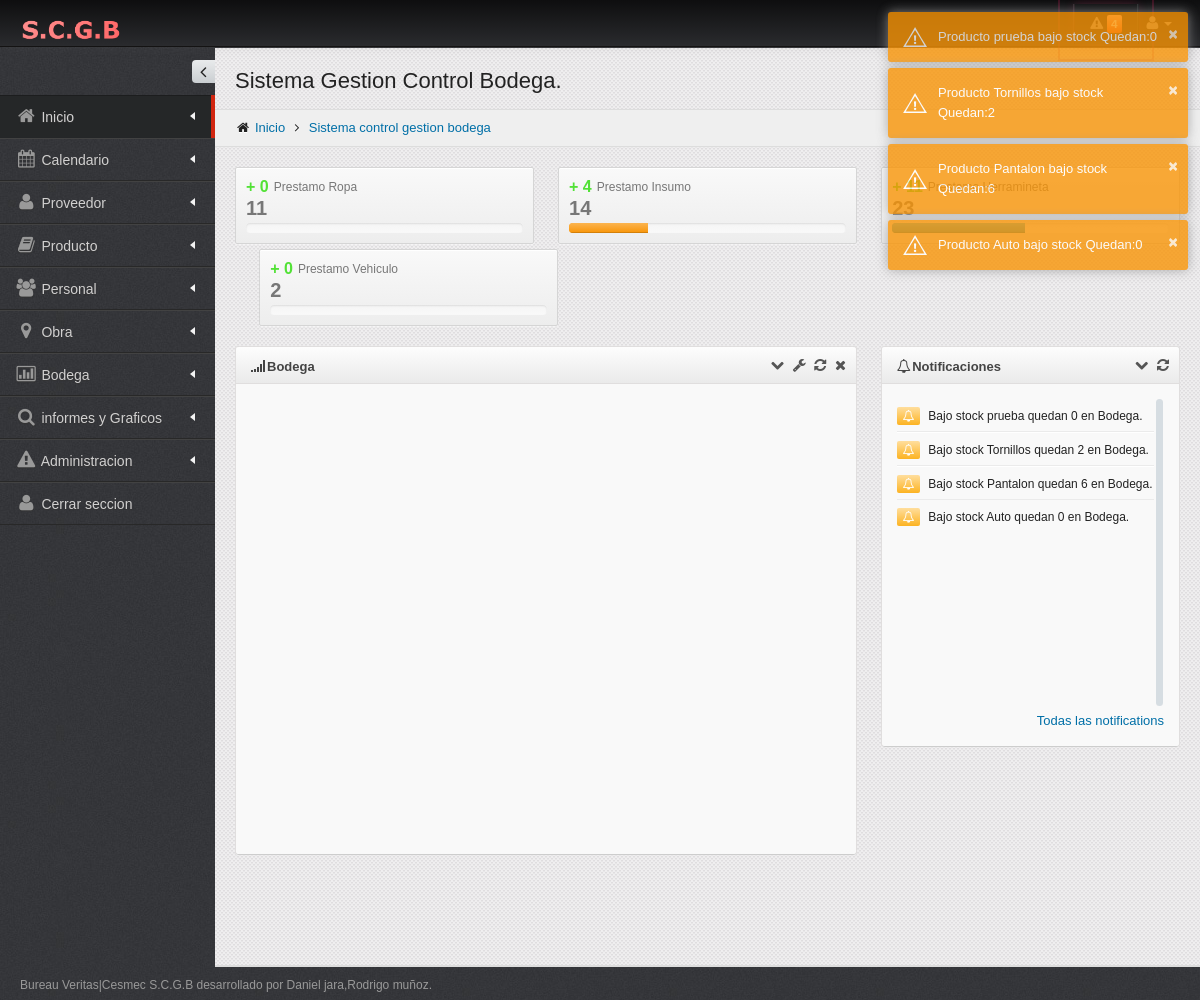
The page /inicio.php (signed in) on the database its author committed.
### tables this page shows
CREATE TABLE `permiso` (
  `CODIGOPERMISO` int(11) NOT NULL AUTO_INCREMENT,
  `PROVEEDOR` int(1) DEFAULT NULL,
  `PRODUCTO` int(1) DEFAULT NULL,
  `PERSONAL` int(1) DEFAULT NULL,
  `OBRA` int(1) DEFAULT NULL,
  `BODEGA` int(11) DEFAULT NULL,
  `INFORMEYGRAFICO` int(11) DEFAULT NULL,
  `ADMINISTRACION` int(11) DEFAULT NULL,
  PRIMARY KEY (`CODIGOPERMISO`)
);

CREATE TABLE `stock` (
  `CODIGOPRODUCTO` varchar(20) NOT NULL,
  `S_CANTIDAD` int(4) NOT NULL,
  `S_CANTIDADMINIMA` int(3) NOT NULL,
  PRIMARY KEY (`CODIGOPRODUCTO`),
  CONSTRAINT `FK_RELATIONSHIP_14` FOREIGN KEY (`CODIGOPRODUCTO`) REFERENCES `producto` (`CODIGOPRODUCTO`)
);

CREATE TABLE `producto` (
  `CODIGOPRODUCTO` varchar(20) NOT NULL,
  `P_NOMBRE` varchar(20) NOT NULL,
  `P_MARCA` varchar(20) NOT NULL,
  `P_MODELO` varchar(20) NOT NULL,
  `P_OBSERVACION` varchar(200) DEFAULT NULL,
  `P_IDENTIFICADOR` char(2) NOT NULL,
  `P_ESTADO` int(1) NOT NULL,
  PRIMARY KEY (`CODIGOPRODUCTO`)
);

### inicio.php (the view, shortened to what this page needs)
<?php @session_start();
include ("include/conectar.php");
$CODIGO= $_SESSION["PERMISO"];
?><!DOCTYPE html>
 <html lang="es">
<head>
   <link href="assets/plugins/bootstrap/css/bootstrap.min.css" rel="stylesheet" type="text/css"/>
   <link href="assets/plugins/bootstrap/css/bootstrap-responsive.min.css" rel="stylesheet" type="text/css"/>
   <link href="assets/plugins/font-awesome/css/font-awesome.css" rel="stylesheet" type="text/css"/>
   <link href="assets/css/style.css" rel="stylesheet" type="text/css"/>
   <link href="assets/css/style-responsive.css" rel="stylesheet" type="text/css"/>
   <link href="assets/css/themes/default.css" rel="stylesheet" type="text/css" id="style_color"/>
   <link href="Proyecto/assets/plugins/uniform/css/uniform.default.css" rel="stylesheet" type="text/css"/>
   <link rel="stylesheet" type="text/css" href="assets/plugins/chosen-bootstrap/chosen/chosen.css" />
   <link rel="stylesheet" href="assets/plugins/fancybox/source/jquery.fancybox.css"/>
   <link rel="stylesheet" href="assets/plugins/data-tables/DT_bootstrap.css" />
</head>
<body class="fixed-top">
<div id="header" class="navbar navbar-inverse navbar-fixed-top">
	  <div class="navbar-inner">
	    <div class="container-fluid">
	      <a class="brand" href="../inicio.php"> <img src="assets/img/logo.png" alt="Conquer" /> </a>
	      <div class="top-nav">
	        <?php $sql = "SELECT COUNT( p.P_NOMBRE )as NUMERO FROM producto p, stock s WHERE p.CODIGOPRODUCTO = s.CODIGOPRODUCTO AND p.P_ESTADO =1 AND s.S_CANTIDAD <= s.S_CANTIDADMINIMA ";
	$rs=mysql_query($sql,$conexion);
	while ($row=mysql_fetch_array($rs)){
              ?>
	        <ul class="nav pull-right" id="top_menu">
	          <li  class="dropdown-toggle" id="header_notification_bar"> <a id="pulsate-regular" class="dropdown-toggle" data-toggle="dropdown"> <i class="icon-warning-sign"></i> <span class="label label-important">
	            </span></a>
	                  <?=$row["NUMERO"]; }?>
              </li>
	          <li class="dropdown"> <a href="#" class="dropdown-toggle" data-toggle="dropdown"> <i class="icon-user"></i> <b class="caret"></b></a>
              </li>
            </ul>
          </div>
        </div>
      </div>
</div>
<div id="container" class="row-fluid">
		  <div id="sidebar" class="nav-collapse collapse">
		    <?
	$sql3 = "SELECT PROVEEDOR,PRODUCTO,PERSONAL,OBRA,BODEGA,INFORMEYGRAFICO,ADMINISTRACION from permiso WHERE CODIGOPERMISO= $CODIGO";
	$rs=mysql_query($sql3,$conexion);
	while ($row4=mysql_fetch_array($rs)){
  ?>
		    <div class="sidebar-toggler hidden-phone"></div>
		    <ul>
		      <li class="star active "> <a href="../inicio.php"> <i class="icon-home"></i> <span class="title ">Inicio</span> <span class="arrow "></span></a></li>
		      <li class=""> <a href="Calendario/calendario.php"> <i class="icon-calendar"></i> <span class="title">Calendario</span> <span class="arrow "></span></a></li>
		      <?php if($row4["PROVEEDOR"]==1){
		?>
		      <li class="has-sub "> <a href="javascript:;"> <i class="icon-user "></i> <span class="title" >Proveedor</span> <span class="arrow "></span></a>
	          </li>
		      <?php }
		if($row4["PRODUCTO"]==1){
		?>
		      <li class="has-sub "> <a href="javascript:;"> <i class="icon-book"></i> <span class="title">Producto</span> <span class="arrow"></span></a>
	          </li>
		      <?php }
		if($row4["PERSONAL"]==1){
		?>
		      <li class="has-sub"> <a href="javascript:;"> <i class="icon-group"></i> <span class="title">Personal</span> <span class="arrow "></span></a>
	          </li>
		      <?php }
		 if($row4["OBRA"]==1){
		?>
		      <li class="has-sub "> <a href="javascript:;"> <i class="icon-map-marker"></i> <span class="title">Obra</span> <span class="arrow "></span></a>
	          </li>
		      <?php }
	      if($row4["BODEGA"]==1){
		?>
		      <li class="has-sub  "> <a href="javascript:;"> <i class="icon-bar-chart"></i> <span class="title">Bodega</span> <span class="arrow "></span></a>
	          </li>
		      <?php }
	      if($row4["INFORMEYGRAFICO"]==1){
		?>
		      <li class="has-sub  "> <a href="javascript:;"> <i class="icon-search"></i> <span class="title">informes y Graficos</span> <span class="arrow "></span></a>
	          </li>
		      <?php }
 if($row4["ADMINISTRACION"]==1){
		?>
		      <li class="has-sub  "> <a href="javascript:;"> <i class="icon-warning-sign"></i> <span class="title">Administracion</span> <span class="arrow "></span></a>
	          </li>
		      <?php }
	}
		 ?>
		      <li class=""> <a href="logout.php"> <i class="icon-user"></i> <span class="title">Cerrar seccion</span></a></li>
	        </ul>
  </div>
<div id="body">
			<div class="container-fluid">
				<div class="row-fluid">
					<div class="span12">
<h3 class="page-title">
							Sistema Gestion Control Bodega.					  </h3>
						<ul class="breadcrumb">
							<li>
								<i class="icon-home"></i>
								<a href="#">Inicio</a>
								<i class="icon-angle-right"></i>							</li>
							<li><a href="#">Sistema control gestion bodega</a></li>
						</ul>
				  </div>
				</div>
				<div id="page" class="dashboard">
				  <div class="row-fluid stats-overview-cont">
						<div class="span2 responsive" data-tablet="span4" data-desktop="span2">
							<div class="stats-overview block clearfix">
								<div class="display stat good huge">
									<div class="percent"><?php $ropa2 = "SELECT sum(s_cantidad)as total FROM stock WHERE CODIGOPRODUCTO in (SELECT  CODIGOPRODUCTO FROM producto WHERE P_IDENTIFICADOR='R')";
									$ropa1 = "SELECT Count(CODIGOPRODUCTO)as totales  FROM detalle_prestamo WHERE CODIGOPRODUCTO in(SELECT  CODIGOPRODUCTO FROM producto WHERE P_IDENTIFICADOR='R')";
	$ropas1=mysql_query($ropa2,$conexion);
	$ropas2=mysql_query($ropa1,$conexion);
	while ($row1=mysql_fetch_array($ropas2)){ ?>+ <?php $numero1=$row1["totales"];
	echo $numero1;}?></div>
								</div>
								<div class="details">
									<div class="title">Prestamo Ropa</div>
									<div class="numbers"><?php
	while ($row2=mysql_fetch_array($ropas1)){ ?> <?php $ropaxx2=$row2["total"]; echo $ropaxx2;?> </div>
								</div>
								<div class="progress progress-info">
									<div class="bar" style="width:<?php echo ($numero1*100)/$ropaxx2; }?>% "></div>
								</div>
							</div>
						</div>
						<div class="span2 responsive" data-tablet="span4" data-desktop="span2">
                          <div class="stats-overview block clearfix">
                            <div class="display stat good huge">
                              <div class="percent">
                                <?php $ins2 = "SELECT sum(s_cantidad)as total FROM stock WHERE CODIGOPRODUCTO in (SELECT  CODIGOPRODUCTO FROM producto WHERE P_IDENTIFICADOR='I')";
									$ins1 = "SELECT Count(CODIGOPRODUCTO)as totales  FROM detalle_prestamo WHERE CODIGOPRODUCTO in(SELECT  CODIGOPRODUCTO FROM producto WHERE P_IDENTIFICADOR='I')";
	$inss1=mysql_query($ins2,$conexion);
	$inss2=mysql_query($ins1,$conexion);
	while ($in1=mysql_fetch_array($inss2)){ ?>
                                +
                                <?php $insumo1=$in1["totales"];
	echo $insumo1;}?>
                              </div>
                            </div>
                            <div class="details">
                              <div class="title">Prestamo Insumo</div>
                              <div class="numbers">
                                <?php
	while ($in2=mysql_fetch_array($inss1)){ ?>
                                <?php $insumo2=$in2["total"]; echo $insumo2;?>
                              </div>
                            </div>
                            <div class="progress progress-warning">
                              <div class="bar" style="width:<?php echo ($insumo1*100)/$insumo2; }?>% "></div>
                            </div>
                          </div>
					  </div>
						<div class="span2 responsive" data-tablet="span4" data-desktop="span2">
                          <div class="stats-overview block clearfix">
                            <div class="display stat good huge">
                              <div class="percent">
                                <?php $ropa2 = "SELECT sum(s_cantidad)as total FROM stock WHERE CODIGOPRODUCTO in (SELECT  CODIGOPRODUCTO FROM producto WHERE P_IDENTIFICADOR='H')";
									$ropa1 = "SELECT Count(CODIGOPRODUCTO)as totales  FROM detalle_prestamo WHERE CODIGOPRODUCTO in(SELECT  CODIGOPRODUCTO FROM producto WHERE P_IDENTIFICADOR='H')";
	$ropas1=mysql_query($ropa2,$conexion);
	$ropas2=mysql_query($ropa1,$conexion);
	while ($row1=mysql_fetch_array($ropas2)){ ?>
                                <?php $numero1=$row1["totales"];
	echo $numero1;}?>
                              </div>
                            </div>
                            <div class="details">
                              <div class="title">Prestamo Herramineta</div>
                              <div class="numbers">
                                <?php
	while ($row2=mysql_fetch_array($ropas1)){ ?>
                                <?php $herramienta2=$row2["total"]; echo $herramienta2;?>
                              </div>
                            </div>
                              <div class="bar" style="width:<?php echo ($numero1*100)/$herramienta2; }?>% "></div>
                          </div>
					  </div>
					<div class="span2 responsive" data-tablet="span4" data-desktop="span2">
                          <div class="stats-overview block clearfix">
                            <div class="display stat good huge">
                              <div class="percent">
                                <?php $ropa2 = "SELECT sum(s_cantidad)as total FROM stock WHERE CODIGOPRODUCTO in (SELECT  CODIGOPRODUCTO FROM producto WHERE P_IDENTIFICADOR='V')";
									$ropa1 = "SELECT Count(CODIGOPRODUCTO)as totales  FROM detalle_prestamo WHERE CODIGOPRODUCTO in(SELECT  CODIGOPRODUCTO FROM producto WHERE   P_IDENTIFICADOR='V')";
	$ropas1=mysql_query($ropa2,$conexion);
	$ropas2=mysql_query($ropa1,$conexion);
	while ($rowss1=mysql_fetch_array($ropas2)){ ?>
                                +
                                <?php $numero1=$rowss1["totales"];
	echo $numero1;}?>
                              </div>
                            </div>
                            <div class="details">
                              <div class="title">Prestamo Vehiculo</div>
                              <div class="numbers">
                                <?php
	while ($rowss2=mysql_fetch_array($ropas1)){ ?>
                                <?php $vehiculo2=$rowss2["total"]; echo $vehiculo2;?>
                              </div>
                            </div>
                            <div class="progress progress-info">
                              <div class="bar" style="width:<?php echo ($numero1*100)/$vehiculo2; }?>% "></div>
                            </div>
                          </div>
				    </div>
				  </div>
					<div class="row-fluid">
						<div class="span8">
							<div class="widget">
								<div class="widget-title">
									<h4><i class="icon-signal"></i>Bodega</h4>
									<span class="tools">
									<a href="javascript:;" class="icon-chevron-down"></a>
									<a href="#widget-config" data-toggle="modal" class="icon-wrench"></a>
									<a href="javascript:;" class="icon-refresh"></a>
									<a href="javascript:;" class="icon-remove"></a>
									</span>
								</div>
								<div class="widget-body">
								  <div id="chartContainer" style="width: 90%; height: 440px; " ></div>
								</div>
							</div>
						</div>
						<div class="span4">
							<div class="widget">
								<div class="widget-title">
									<h4><i class="icon-bell"></i>Notificaciones</h4>
									<span class="tools">
									<a href="javascript:;" class="icon-chevron-down"></a>
									<a href="javascript:;" class="icon-refresh"></a>
									</span>
								</div>
								<div class="widget-body">
									<ul class="item-list scroller padding" data-height="307" data-always-visible="1">
										 <?php
	$sql1 = "SELECT p.P_NOMBRE, s.S_CANTIDAD FROM producto p, stock s WHERE p.CODIGOPRODUCTO = s.CODIGOPRODUCTO AND p.P_ESTADO =1 AND s.S_CANTIDAD <= s.S_CANTIDADMINIMA ";
	$rss=mysql_query($sql1,$conexion);
	while ($row=mysql_fetch_array($rss)){
  ?>
										<li>
											<span class="label label-warning"><i class="icon-bell"></i></span>
											<span>Bajo stock
                        <?=$row["P_NOMBRE"];?>
											 quedan
                          <?=$row["S_CANTIDAD"];?>
                         en Bodega.</span>
						<?php } ?>
										</li>
								  </ul>
									<div class="space5"></div>
									<a href="#" class="pull-right">Todas las notifications</a>
									<div class="clearfix no-top-space no-bottom-space"></div>
								</div>
							</div>
						</div>
					</div>
					<div class="row-fluid">
					  <div class="span6">
</div>
				  </div>
					<div class="row-fluid">
						<div class="span6">
</div>
						<div class="span6">
</div>
					</div>
					<div class="row-fluid">
						<div class="span8 responsive" data-tablet="span12 fix-margin" data-desktop="span8">
</div>
				  </div>
				</div>
			</div>
  </div>
</div>
	 <div id="footer">
      Bureau Veritas|Cesmec S.C.G.B desarrollado por Daniel jara,Rodrigo muñoz.
   </div>
<link href="notificaciones/toastr.css" rel="stylesheet" type="text/css" />
</body>
</html>

### assets/css/style-responsive.css (style rules this page uses)
@media (min-width: 980px) { #sidebar { position: absolute; width: 215px; } }
@media (min-width: 980px) { #sidebar ul { margin-top:47px; width: 215px; } }
@media (min-width: 980px) { #body { margin-top: 0px !important; } }
@media (min-width: 980px) { .fixed-top #body { margin-top: 20px; } }

### assets/css/themes/default.css (style rules this page uses)
body { color: #222; background-color:#3c3c3c !important; background-image: url(../../img/bg-default.png) !important; }
#header.navbar-inverse .navbar-inner { background-color: #0e0e0f; background-image: -moz-linear-gradient(top, #0e0e0f, #2a2b2e); background-image: -webkit-gradient(linear, 0 0, 0 100%, from(#2a2b2e), to(#2a2b2e)); background-image: -webkit-linear-gradient(top, #0e0e0f, #2a2b2e); background-image: -o-linear-gradient(top, #0e0e0f, #2a2b2e); background-image: linear-gradient(to bottom, #0e0e0f, #2a2b2e); background-repeat: repeat-x; filter: progid:DXImageTransform.Microsoft.gradient(startColorstr='#ff0e0e0f', endColorstr='#ff2a2b2e', GradientType=0); border-color: #141313; webkit-box-shadow: 0 1px 10px rgba(120, 120, 120, .1); -moz-box-shadow: 0 1px 10px rgba(120, 120, 120, .1); box-shadow: 0 1px 10px rgba(120, 120, 120, .1); }
#sidebar > ul > li > a { border-top: 1px solid #424242 !important; border-bottom: 1px solid #282828 !important; color: #d1d0d0 !important; text-shadow: 0 1px 1px #333 !important; }
#sidebar > ul > li a i { color: #999 !important; }
#sidebar > ul > li.active > a { background: #252728 !important; border-top: 1px solid #1c1d1e !important; border-bottom: 1px solid #242628 !important; }

### rows shown on the page
permiso: PROVEEDOR 1 (drawn), PRODUCTO 1 (drawn), PERSONAL 1 (drawn), OBRA 1 (drawn), BODEGA 1 (drawn), INFORMEYGRAFICO 1 (drawn), ADMINISTRACION 1 (drawn)
stock: CODIGOPRODUCTO.P_NOMBRE "prueba", S_CANTIDAD "0"
stock: CODIGOPRODUCTO.P_NOMBRE "Tornillos", S_CANTIDAD "2"
stock: CODIGOPRODUCTO.P_NOMBRE "Pantalon", S_CANTIDAD "6"
stock: CODIGOPRODUCTO.P_NOMBRE "Auto", S_CANTIDAD "0"

### other values the page prints
$numero1 "0"
$ropaxx2 "11"
$insumo1 "4"
$insumo2 "14"
$vehiculo2 "2"
